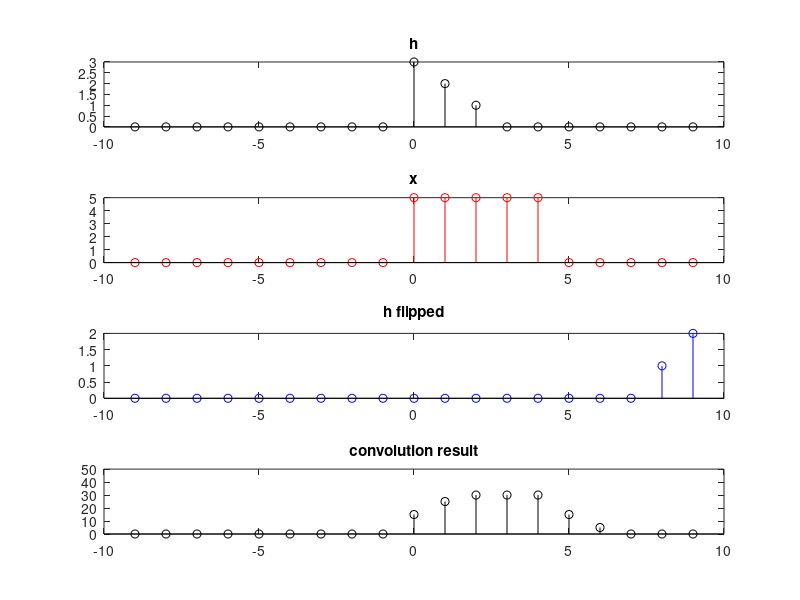

Source code (MATLAB):

h = [3 2 1 0 0 0 0 0 0 0];

x = [5 5 5 5 5 0 0 0 0 0];

figure

paddedH  = [zeros(1,9) h];
paddedX  = [zeros(1,9) x];
flippedH = [fliplr(h) zeros(1,9)];

subplot(4,1,1), stem([-9:9], paddedH, 'k'), title('h');
subplot(4,1,2), stem([-9:9], paddedX, 'r'), title('x');
subplot(4,1,3), stem([-9:9], flippedH, 'b'), title('h flipped');

% to implement the convolution equation  g[m] = sum_t ( x[m-t]*h[t] )

conv_result = zeros(1,19);

temp = flippedH;

for m = 0 : 9
    
    csum = sum(paddedX .* temp);
    conv_result(m+10) = csum;
    
    subplot(4,1,4), stem([-9:9], conv_result, 'k'), ylim([0 50]), title('convolution result');
   
    pause(5)
    
    temp = [0 temp(1:length(temp)-1)];
    subplot(4,1,3), stem([-9:9], temp, 'b'), title('h flipped');
    
end






